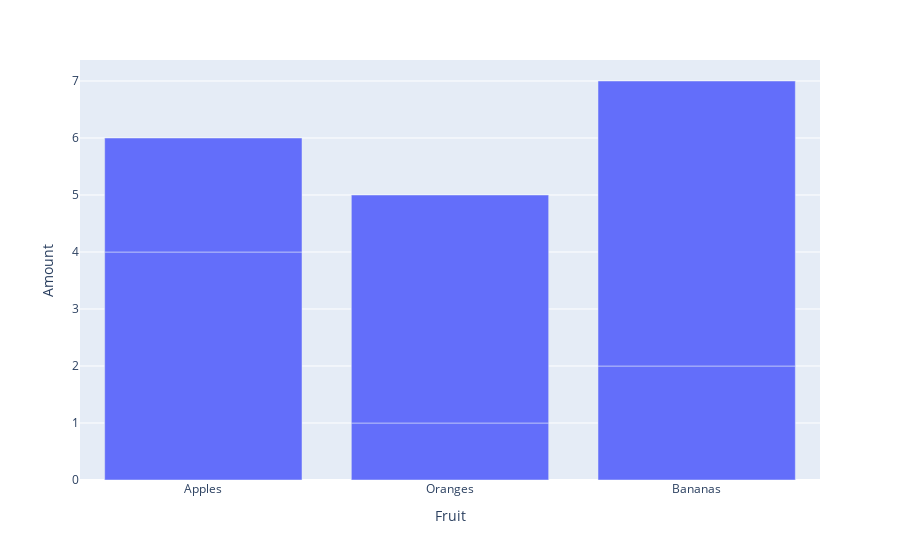

Notebook cell for this chart:
### Code cell
fig = px.bar(df, x="Fruit", y="Amount")
fig.show()

### Figure 1 — Plotly figure (JSON) as saved in the notebook; plotly's stock layout.template omitted (floating-point values rounded to 4 significant figures)
{"data": [{"alignmentgroup": "True", "hovertemplate": "Fruit=%{x}<br>Amount=%{y}<extra></extra>", "legendgroup": "", "marker": {"color": "#636efa", "pattern": {"shape": ""}}, "name": "", "offsetgroup": "", "orientation": "v", "showlegend": false, "textposition": "auto", "type": "bar", "x": ["Apples", "Oranges", "Bananas", "Apples", "Oranges", "Bananas"], "xaxis": "x", "y": [4, 1, 2, 2, 4, 5], "yaxis": "y"}], "layout": {"barmode": "relative", "legend": {"tracegroupgap": 0}, "margin": {"t": 60}, "xaxis": {"anchor": "y", "domain": [0, 1], "title": {"text": "Fruit"}}, "yaxis": {"anchor": "x", "domain": [0, 1], "title": {"text": "Amount"}}}}
